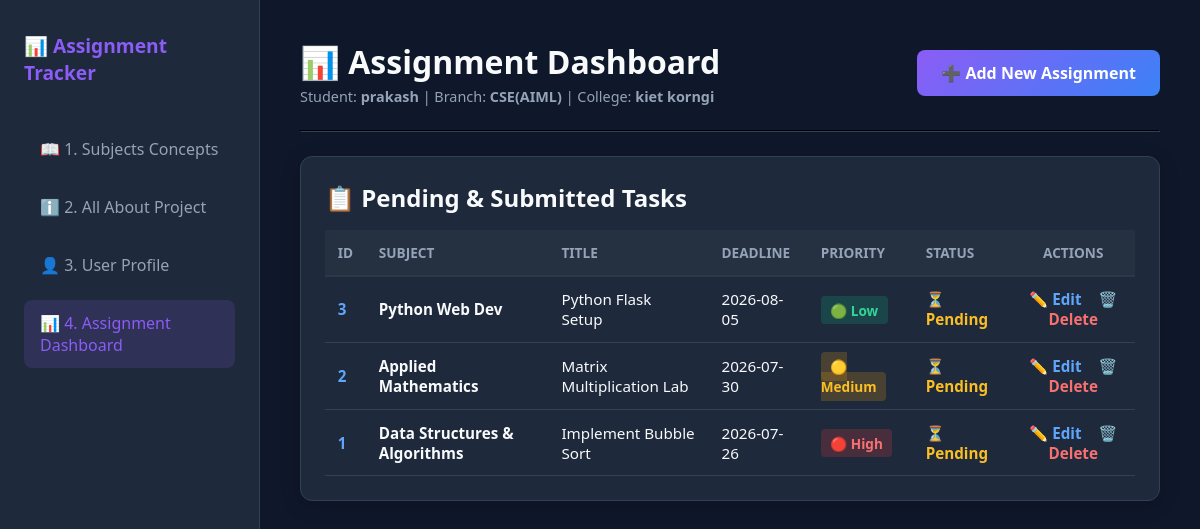
/index, run on the app's committed database.
### tables this page shows
CREATE TABLE profile (
            id INTEGER PRIMARY KEY DEFAULT 1,
            name TEXT,
            college TEXT,
            branch TEXT
        );

CREATE TABLE assignments (
                id INTEGER PRIMARY KEY AUTOINCREMENT,
                subject TEXT,
                title TEXT,
                deadline TEXT,
                priority TEXT,
                status TEXT
            );

### app.py (the view)
@app.route('/dashboard')
@app.route('/index')
def dashboard():
    name, branch, college, _ = get_student_profile()
    conn = get_db_connection()
    assignments = conn.execute('SELECT * FROM assignments ORDER BY id DESC').fetchall()
    conn.close()
    return render_template('index.html', assignments=assignments, student_name=name, branch_name=branch, college_name=college)

### app.py (called while the page is built)
def get_db_connection():
    conn = sqlite3.connect('assignments.db')
    conn.row_factory = sqlite3.Row
    return conn

def get_student_profile():
    try:
        conn = get_db_connection()
        user = conn.execute('SELECT name, college, branch FROM profile WHERE id = 1').fetchone()
        conn.close()
        if user:
            return user['name'], user['branch'], user['college'], (user['name'], user['college'], user['branch'])
    except Exception:
        pass
    return "prakash", "CSE(AIML)", "kiet korngi", ("prakash", "kiet korngi", "CSE(AIML)")

### templates/index.html (shortened to what this page needs)
<!DOCTYPE html>
<html lang="en">
<head>
    <link rel="stylesheet" href="{{ url_for('static', filename='css/style.css') }}">
</head>
<body>
    <div class="sidebar">
        <h2>📊 Assignment Tracker</h2>
        <ul class="nav-links">
            <li><a href="{{ url_for('learn_hub') }}">📖 1. Subjects Concepts</a></li>
            <li><a href="{{ url_for('project_guide') }}">ℹ️ 2. All About Project</a></li>
            <li><a href="{{ url_for('profile') }}">👤 3. User Profile</a></li>
            <li><a href="{{ url_for('index') }}" class="active">📊 4. Assignment Dashboard</a></li>
        </ul>
    </div>
    <div class="main-content">
        <div style="display: flex; justify-content: space-between; align-items: center; margin-bottom: 1rem;">
            <div>
                <h1>📊 Assignment Dashboard</h1>
                <p class="header-sub">Student: <strong>{{ student_name }}</strong> | Branch: <strong>{{ branch_name }}</strong> | College: <strong>{{ college_name }}</strong></p>
            </div>
            <a href="{{ url_for('add_assignment') }}" class="btn-primary">➕ Add New Assignment</a>
        </div>
        <hr style="border-color: var(--border-color, #2d3748); margin: 1.5rem 0;">
        <div class="dashboard-card">
            <h2>📋 Pending & Submitted Tasks</h2>
            {% if assignments %}
            <div class="table-container" style="overflow-x: auto;">
                <table style="width: 100%; border-collapse: collapse; margin-top: 1rem;">
                    <thead>
                        <tr style="text-align: left; border-bottom: 2px solid #2d3748;">
                            <th style="padding: 0.8rem;">ID</th>
                            <th style="padding: 0.8rem;">SUBJECT</th>
                            <th style="padding: 0.8rem;">TITLE</th>
                            <th style="padding: 0.8rem;">DEADLINE</th>
                            <th style="padding: 0.8rem;">PRIORITY</th>
                            <th style="padding: 0.8rem;">STATUS</th>
                            <th style="padding: 0.8rem; text-align: center;">ACTIONS</th>
                        </tr>
                    </thead>
                    <tbody>
                        {% for assignment in assignments %}
                        <tr style="border-bottom: 1px solid #1e293b;">
                            <td style="padding: 0.8rem; font-weight: bold; color: #60a5fa;">{{ assignment.id }}</td>
                            <td style="padding: 0.8rem; font-weight: 600;">{{ assignment.subject }}</td>
                            <td style="padding: 0.8rem;">{{ assignment.title }}</td>
                            <td style="padding: 0.8rem;">{{ assignment.deadline }}</td>
                            <td style="padding: 0.8rem;">
                                {% if assignment.priority == 'High' or 'High' in assignment.priority %}
                                    <span style="background: rgba(239, 68, 68, 0.2); color: #f87171; padding: 0.3rem 0.6rem; border-radius: 4px; font-weight: bold; font-size: 0.85rem;">🔴 High</span>
                                {% elif assignment.priority == 'Medium' or 'Medium' in assignment.priority %}
                                    <span style="background: rgba(245, 158, 11, 0.2); color: #fbbf24; padding: 0.3rem 0.6rem; border-radius: 4px; font-weight: bold; font-size: 0.85rem;">🟡 Medium</span>
                                {% else %}
                                    <span style="background: rgba(16, 185, 129, 0.2); color: #34d399; padding: 0.3rem 0.6rem; border-radius: 4px; font-weight: bold; font-size: 0.85rem;">🟢 Low</span>
                                {% endif %}
                            </td>
                            <td style="padding: 0.8rem;">
                                {% if assignment.status == 'Completed' %}
                                    <span style="color: #34d399; font-weight: 600;">✅ Completed</span>
                                {% elif assignment.status == 'Pending' %}
                                    <span style="color: #fbbf24; font-weight: 600;">⏳ Pending</span>
                                {% else %}
                                    <span style="color: #f87171; font-weight: 600;">🛑 Postponed</span>
                                {% endif %}
                            </td>
                            <td style="padding: 0.8rem; text-align: center;">
                                <a href="{{ url_for('edit_assignment', id=assignment.id) }}" style="color: #60a5fa; text-decoration: none; margin-right: 0.8rem; font-weight: 600;">✏️ Edit</a>
                                <a href="{{ url_for('delete_assignment', id=assignment.id) }}" onclick="return confirm('Delete task?');" style="color: #f87171; text-decoration: none; font-weight: 600;">🗑️ Delete</a>
                            </td>
                        </tr>
                        {% endfor %}
                    </tbody>
                </table>
            </div>
            {% else %}
            <div style="padding: 2rem; text-align: center; color: #94a3b8;">
                <p>No active tasks found in database! Click "Add New Assignment" above to create one.</p>
            </div>
            {% endif %}
        </div>
    </div>
</body>
</html>

### static/css/style.css (style rules this page uses)
:root { --bg-color: #0f172a; --card-bg: #1e293b; --text-main: #f8fafc; --text-muted: #94a3b8; --accent-purple: #8b5cf6; --accent-blue: #3b82f6; --border-color: #334155; --danger: #ef4444; --warning: #f59e0b; --success: #10b981; }
* { box-sizing: border-box; margin: 0; padding: 0; font-family: 'Segoe UI', Tahoma, Geneva, Verdana, sans-serif; }
body { background-color: var(--bg-color); color: var(--text-main); display: flex; min-height: 100vh; }
.sidebar { width: 260px; background-color: var(--card-bg); border-right: 1px solid var(--border-color); padding: 2rem 1.5rem; display: flex; flex-direction: column; gap: 1.5rem; flex-shrink: 0; }
.sidebar h2 { font-size: 1.2rem; color: var(--accent-purple); margin-bottom: 1rem; }
.nav-links { list-style: none; }
.nav-links li { margin-bottom: 0.75rem; }
.nav-links a { color: var(--text-muted); text-decoration: none; font-weight: 500; display: flex; align-items: center; padding: 0.75rem 1rem; border-radius: 8px; transition: all 0.2s ease; }
.nav-links a:hover, .nav-links a.active { background: rgba(139, 92, 246, 0.15); color: var(--accent-purple); }
.main-content { flex: 1; padding: 2.5rem; overflow-y: auto; }
.header-sub { color: var(--text-muted); font-size: 0.9rem; margin-top: 4px; }
.btn-primary { background: linear-gradient(135deg, var(--accent-purple), var(--accent-blue)); color: white; padding: 0.75rem 1.5rem; border-radius: 8px; text-decoration: none; font-weight: 600; border: none; cursor: pointer; display: inline-block; transition: opacity 0.2s; }
.dashboard-card { background: var(--card-bg); border: 1px solid var(--border-color); border-radius: 12px; padding: 1.5rem; margin-bottom: 2rem; box-shadow: 0 4px 20px rgba(0, 0, 0, 0.2); }
.table-container { overflow-x: auto; }
table { width: 100%; border-collapse: collapse; text-align: left; }
th { background-color: rgba(255, 255, 255, 0.03); color: var(--text-muted); padding: 1rem; font-size: 0.85rem; text-transform: uppercase; border-bottom: 1px solid var(--border-color); }
td { padding: 1rem; border-bottom: 1px solid var(--border-color); font-size: 0.95rem; }

### data on the page
profile: name "prakash", branch "CSE(AIML)", college "kiet korngi"
assignments: id "3", subject "Python Web Dev", title "Python Flask Setup", deadline "2026-08-05", priority "🟢 Low", status "⏳ Pending"
assignments: id "2", subject "Applied Mathematics", title "Matrix Multiplication Lab", deadline "2026-07-30", priority "🟡 Medium", status "⏳ Pending"
assignments: id "1", subject "Data Structures & Algorithms", title "Implement Bubble Sort", deadline "2026-07-26", priority "🔴 High", status "⏳ Pending"
